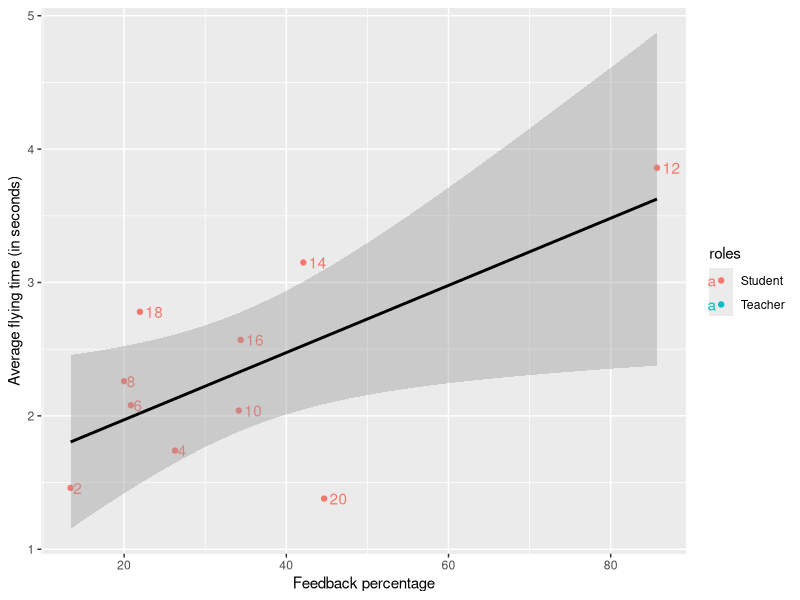

Write R code to recreate this figure.
## ---- chunk 1
knitr::opts_chunk$set(echo = TRUE)
## ---- chunk 2
library(dplyr)
library(knitr)
library(ggplot2)
## ---- chunk 3
coordination<-read.table(file="coordination.csv", header=TRUE, sep=";",dec=",") 
coordination %>% kable()
## ---- chunk 4
cor.test(coordination$feedback_percentage,coordination$average_flying_time)
## ---- chunk 5
general<-lm(coordination$feedback_percentage~coordination$average_flying_time)
summary(general)
## ---- chunk 6
ggplot(coordination,aes(feedback_percentage,average_flying_time,label=rownames(coordination),color=roles)) +
    geom_point() + labs(y ="Average flying time (in seconds)" , x = "Feedback percentage") + geom_text(hjust = -0.3)+geom_smooth(method = "lm", se = TRUE,color="black")  
